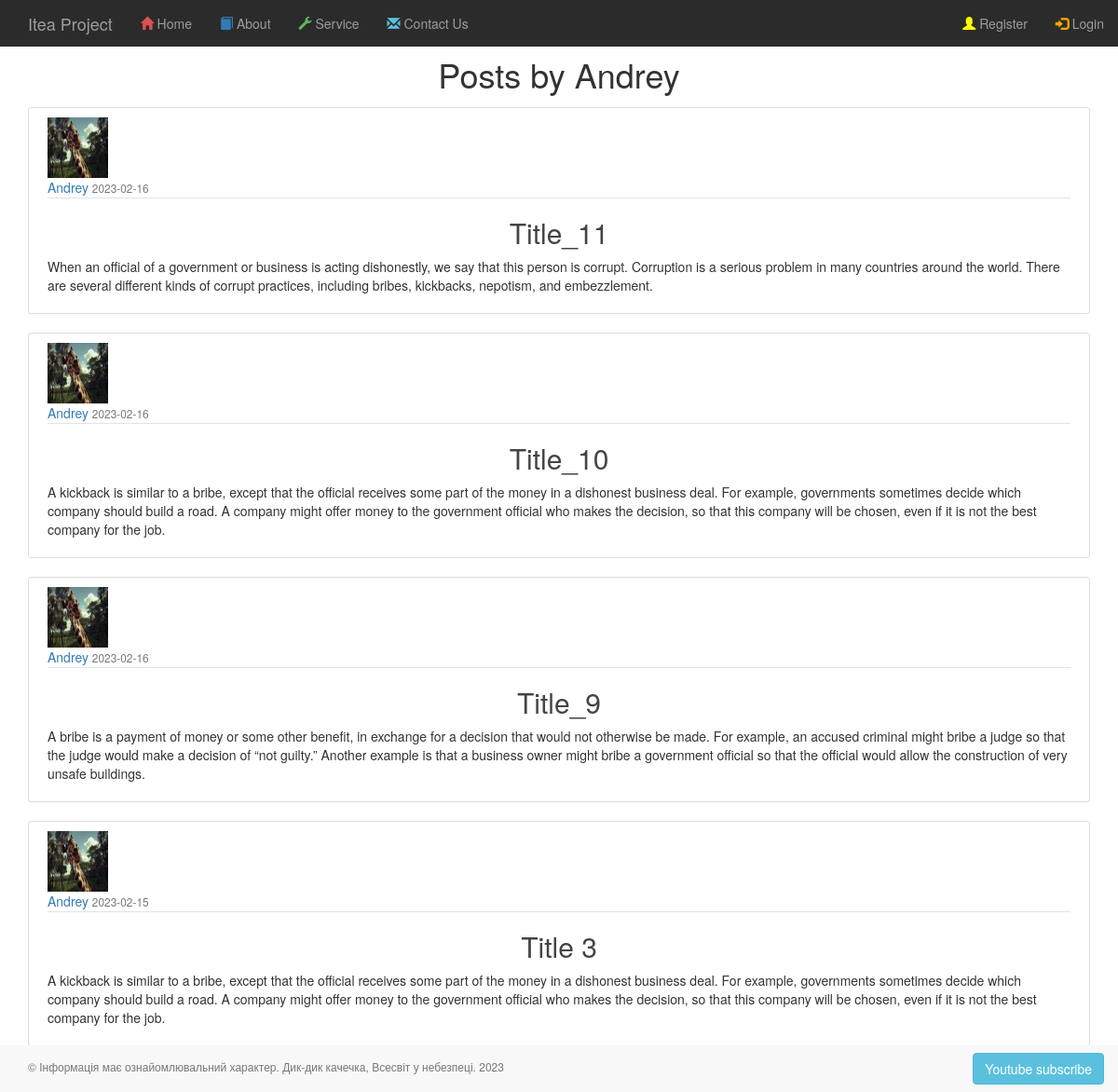
Page /posts/user/Andrey on the committed database.
### app/auth/models.py (models this page shows, shortened)
class User(BaseModel, UserMixin):
    username = CharField(max_length=100)
    email = CharField(max_length=200, unique=True, index=True)
    __password_hash = CharField(max_length=128)
    last_visit = DateTimeField(default=datetime.datetime.now)
    role = ForeignKeyField(Role, backref='users')
    profile = ForeignKeyField(Profile)
    @property
    def password(self):
        raise AttributeError('password is not a valid attribute')

class Post(BaseModel):
    title = CharField(max_length=100)
    content = TextField(default="")
    date_posted = DateTimeField(default=datetime.datetime.utcnow)
    author = ForeignKeyField(User)

class Profile(BaseModel):
    avatar = CharField()
    info = TextField()
    city = CharField()
    age = IntegerField()

### app/posts/routes.py (the view)
@posts.route("/user/<string:username>")
def user_posts(username):
    user = User.select().where(User.username == username).first()
    if not user:
        abort(404)
    query = (Post
             .select()
             .where(Post.author == user)
             .order_by(Post.date_posted.desc()))
    return render_template('posts/user_posts.html',
                           title="title author",
                           user=user,
                           posts=query)

### app/templates/posts/user_posts.html
{% extends '_base.html' %}
{% block page_content %}
            <h1 class="mb-3">Posts by {{ user.username }}</h1>
    {% for post in posts %}
        <article class="media content-section">
            <img class="rounded-circle article-img"
                 src="{{ url_for('static', filename='profile_pics/' + post.author.profile.avatar) }}">
            <div class="media-body">
                <div class="article-metadata">
                    <a class="mr-2" href="{{ url_for('posts.user_posts', username=post.author.username) }}">
                        {{ post.author.username }}
                    </a>
                    <small class="text-muted">{{ post.date_posted.strftime('%Y-%m-%d') }}</small>
                </div>
                <h2>
                    <a class="article-title" href="{{ url_for('posts.post_func', post_id=post.id) }}">
                        {{ post.title }}
                    </a>
                </h2>
                <p class="article-content">{{ post.content }}</p>
            </div>
        </article>
    {% endfor %}
{% endblock page_content %}

### app/static/css/styles_blog.css (style rules this page uses)
.content-section { background: #ffffff; padding: 10px 20px; border: 1px solid #dddddd; border-radius: 3px; margin-bottom: 20px; }
.article-title { color: #444444; }
.article-content { white-space: pre-line; }
.article-img { height: 65px; width: 65px; margin-right: 16px; }
.article-metadata { padding-bottom: 1px; margin-bottom: 4px; border-bottom: 1px solid #e3e3e3 }

### app/static/css/styles.css (style rules this page uses)
h1, h2, h3 { text-align: center; }

### rows in the picture
User: username "Andrey"
Post: avatar (picture), author.username "Andrey", date_posted "2023-02-16", title "Title_11", content "When an official of a government or business is acting dishonestly, we say that this person is corrupt. Corruption is a serious problem in many countries around the world. There are several different kinds of corrupt practices, including bribes, kickbacks, nepotism, and embezzlement."
Post: avatar (picture), author.username "Andrey", date_posted "2023-02-16", title "Title_10", content "A kickback is similar to a bribe, except that the official receives some part of the money in a dishonest business deal. For example, governments sometimes decide which company should build a road. A company might offer money to the government official who makes the decision, so that this company will be chosen, even if it is not the best company for the job."
Post: avatar (picture), author.username "Andrey", date_posted "2023-02-16", title "Title_9", content "A bribe is a payment of money or some other benefit, in exchange for a decision that would not otherwise be made. For example, an accused criminal might bribe a judge so that the judge would make a decision of “not guilty.” Another example is that a business owner might bribe a government official so that the official would allow the construction of very unsafe buildings."
Post: avatar (picture), author.username "Andrey", date_posted "2023-02-15", title "Title 3", content "A kickback is similar to a bribe, except that the official receives some part of the money in a dishonest business deal. For example, governments sometimes decide which company should build a road. A company might offer money to the government official who makes the decision, so that this company will be chosen, even if it is not the best company for the job."
